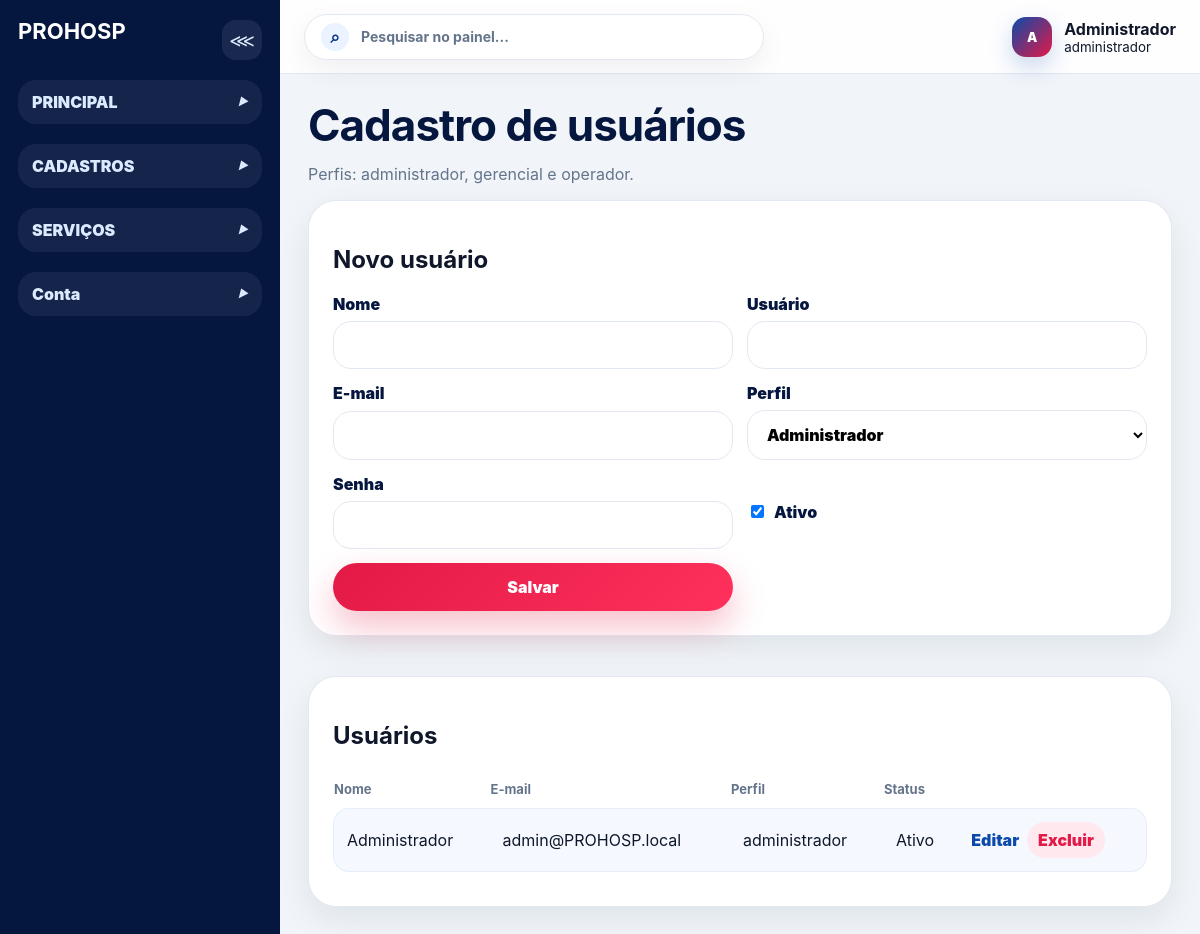
The app's page /admin/usuarios.php (signed in) with its own data.
### tables this page shows
CREATE TABLE usuarios (
  id INT AUTO_INCREMENT PRIMARY KEY,
  nome VARCHAR(120) NOT NULL,
  usuario VARCHAR(60) NOT NULL UNIQUE,
  email VARCHAR(150) NOT NULL UNIQUE,
  senha_hash VARCHAR(255) NOT NULL,
  perfil ENUM('administrador','gerencial','operador') NOT NULL DEFAULT 'operador',
  ativo TINYINT(1) NOT NULL DEFAULT 1,
  criado_em DATETIME NULL,
  atualizado_em TIMESTAMP DEFAULT CURRENT_TIMESTAMP ON UPDATE CURRENT_TIMESTAMP
);

### includes/funcoes.php (called while the page is built, shortened)
<?php
function e($valor): string {
    return htmlspecialchars((string)$valor, ENT_QUOTES, 'UTF-8');
}

### admin/usuarios.php (the view, shortened to what this page needs)
<?php require_once __DIR__ . '/includes/admin-header.php'; exigir_perfil(['administrador','gerencial']);
$editar = null; if(isset($_GET['editar'])) { $st=$pdo->prepare('SELECT * FROM usuarios WHERE id=?'); $st->execute([$_GET['editar']]); $editar=$st->fetch(); }
$usuarios=$pdo->query('SELECT * FROM usuarios ORDER BY id DESC')->fetchAll();
?>
<h1>Cadastro de usuários</h1><p class="muted">Perfis: administrador, gerencial e operador.</p>
<div class="grid-2"><section class="panel"><h2><?= $editar?'Editar':'Novo' ?> usuário</h2><form method="post" class="form-grid"><input type="hidden" name="csrf_token" value="<?= csrf_token() ?>"><input type="hidden" name="id" value="<?= e($editar['id']??'') ?>"><label>Nome<input name="nome" required value="<?= e($editar['nome']??'') ?>"></label><label>Usuário<input name="usuario" required value="<?= e($editar['usuario']??'') ?>"></label><label>E-mail<input type="email" name="email" required value="<?= e($editar['email']??'') ?>"></label><label>Perfil<select name="perfil"><option value="administrador">Administrador</option><option value="gerencial" <?= ($editar['perfil']??'')==='gerencial'?'selected':'' ?>>Gerencial</option><option value="operador" <?= ($editar['perfil']??'')==='operador'?'selected':'' ?>>Operador</option></select></label><label>Senha<input type="password" name="senha" <?= $editar?'':'required' ?>></label><label class="check"><input type="checkbox" name="ativo" <?= ($editar['ativo']??1)?'checked':'' ?>> Ativo</label><button class="btn primary">Salvar</button></form></section><section class="panel"><h2>Usuários</h2><div class="table-wrap"><table><thead><tr><th>Nome</th><th>E-mail</th><th>Perfil</th><th>Status</th><th></th></tr></thead><tbody><?php foreach($usuarios as $u): ?><tr><td><?= e($u['nome']) ?></td><td><?= e($u['email']) ?></td><td><?= e($u['perfil']) ?></td><td><?= $u['ativo']?'Ativo':'Inativo' ?></td><td><a href="?editar=<?= (int)$u['id'] ?>">Editar</a><form method="post" class="inline"><input type="hidden" name="csrf_token" value="<?= csrf_token() ?>"><input type="hidden" name="id" value="<?= (int)$u['id'] ?>"><button name="excluir" onclick="return confirm('Desativar usuário?')">Excluir</button></form></td></tr><?php endforeach; ?></tbody></table></div></section></div>
<?php require_once __DIR__ . '/includes/admin-footer.php'; ?>

### assets/css/style.css (style rules this page uses)
:root { --blue-950:#05163f;--blue-900:#eff2f6;--blue-800:#0a358c;--blue-700:#0b4aaa;--blue-600:#1167e8;--blue-100:#eaf3ff;--blue-50:#f5f9ff;--red-600:#e31946;--red-500:#ff315c;--red-100:#ffe8ee;--white:#fff;--slate-950:#0f172a;--slate-700:#334155;--slate-500:#64748b;--slate-200:#e2e8f0;--slate-100:#f1f5f9;--radius-xl:28px;--radius-lg:22px;--radius-md:16px;--shadow:0 22px 55px rgba(8,35,95,.14);--soft:0 12px 32px rgba(15,23,42,.08) }
* { box-sizing:border-box }
body { margin:0;font-family:Inter,Arial,Helvetica,sans-serif;background:linear-gradient(180deg,#f8fbff 0,#eef4fb 100%);color:var(--slate-950) }
a { text-decoration:none;color:inherit }
.btn { border:0;border-radius:999px;padding:14px 22px;font-weight:900;display:inline-flex;align-items:center;justify-content:center;cursor:pointer }
.btn.primary { background:linear-gradient(135deg,var(--red-600),var(--red-500));color:#fff;box-shadow:0 16px 34px rgba(227,25,70,.28) }
.section-head h2,h1 { font-size:clamp(30px,4vw,44px);line-height:1.05;margin:0;color:var(--blue-950);letter-spacing:-1px }
.product-card,.panel,.login-card,.metric { background:#fff;border:1px solid rgba(226,232,240,.95);border-radius:var(--radius-xl);box-shadow:var(--soft) }
.muted { color:var(--slate-500) }
.login-card label,.form-grid label { display:grid;gap:7px;color:var(--blue-950);font-weight:900 }
.login-card input,.form-grid input,.form-grid select,.form-grid textarea { width:100%;border:1px solid var(--slate-200);border-radius:18px;padding:13px 15px;font:inherit;background:#fff;outline:0 }
.login-card form,.form-grid { display:grid;gap:14px }
.admin-body { display:flex;min-height:100vh;background:var(--slate-100) }
.panel { padding:24px;margin-bottom:20px }
.grid-2 { display:grid;grid-template-columns:minmax(320px,.85fr) 1.15fr;gap:20px }
.form-grid { grid-template-columns:repeat(2,1fr) }
.check { display:flex!important;align-items:center;gap:8px }
.check input { width:auto!important }
.table-wrap { overflow:auto }
table { width:100%;border-collapse:separate;border-spacing:0 10px;min-width:680px }
th { text-align:left;color:var(--slate-500);font-size:13px }
td { background:var(--blue-50);padding:13px;border-top:1px solid #e5eef9;border-bottom:1px solid #e5eef9 }
td:first-child { border-left:1px solid #e5eef9;border-radius:16px 0 0 16px }
td:last-child { border-right:1px solid #e5eef9;border-radius:0 16px 16px 0 }
td a { color:var(--blue-700);font-weight:900;margin-right:8px }
button { font:inherit }
.inline { display:inline }
.inline button,td button { border:0;background:var(--red-100);color:var(--red-600);font-weight:900;border-radius:999px;padding:8px 11px;cursor:pointer }
body.admin-body .admin-cards, body.admin-body .grid-2, body.admin-body .quick-grid { grid-template-columns:1fr }

### records on screen
usuarios: nome "Administrador", email "admin@PROHOSP.local", perfil "administrador", ativo "Ativo"

### other values on screen
substr($u['nome'] ?? 'U', 0, 1) "A"
$u['nome'] "Administrador"
$u['perfil'] "administrador"
